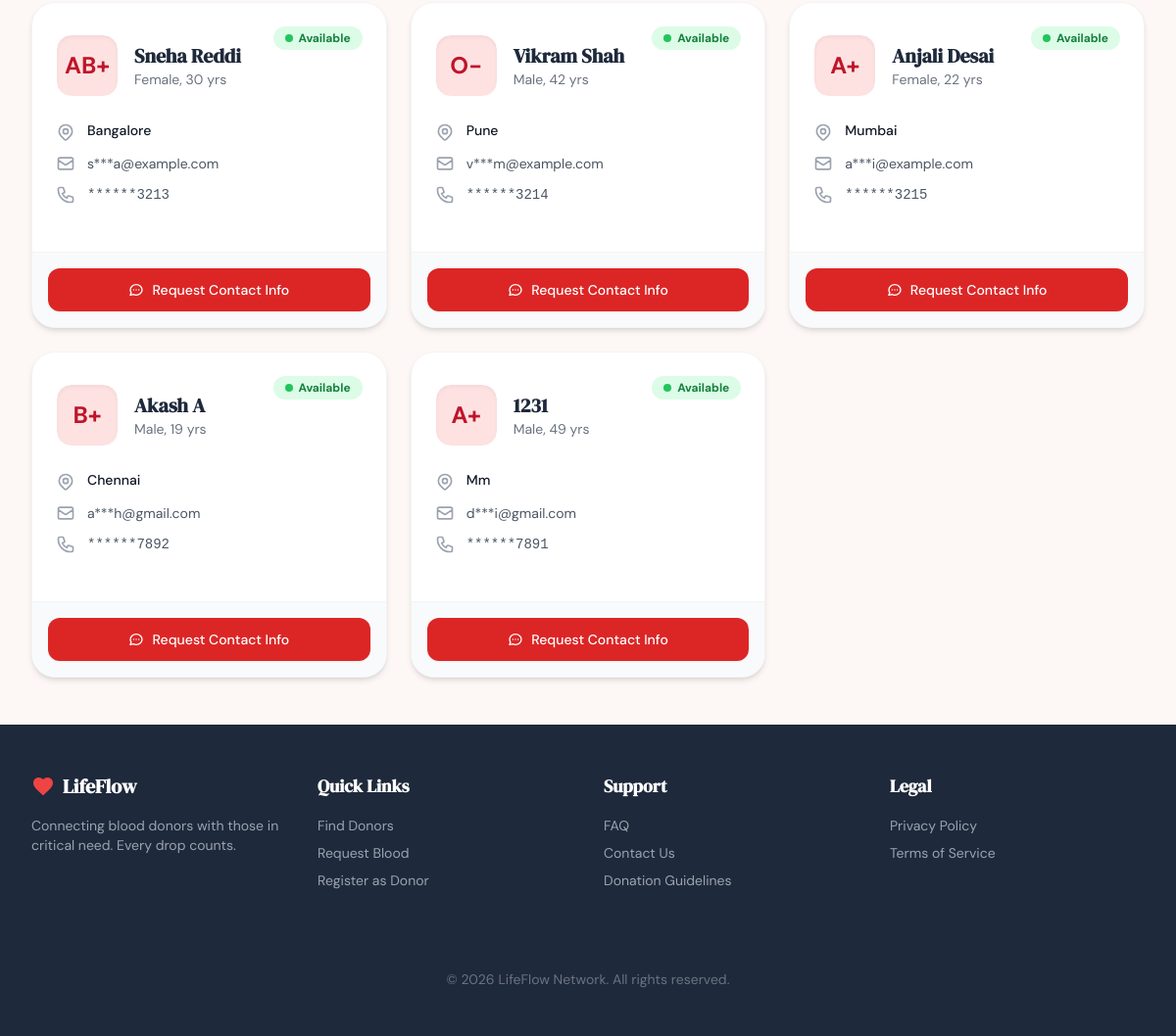
The app's page /donors (lower part), older data.
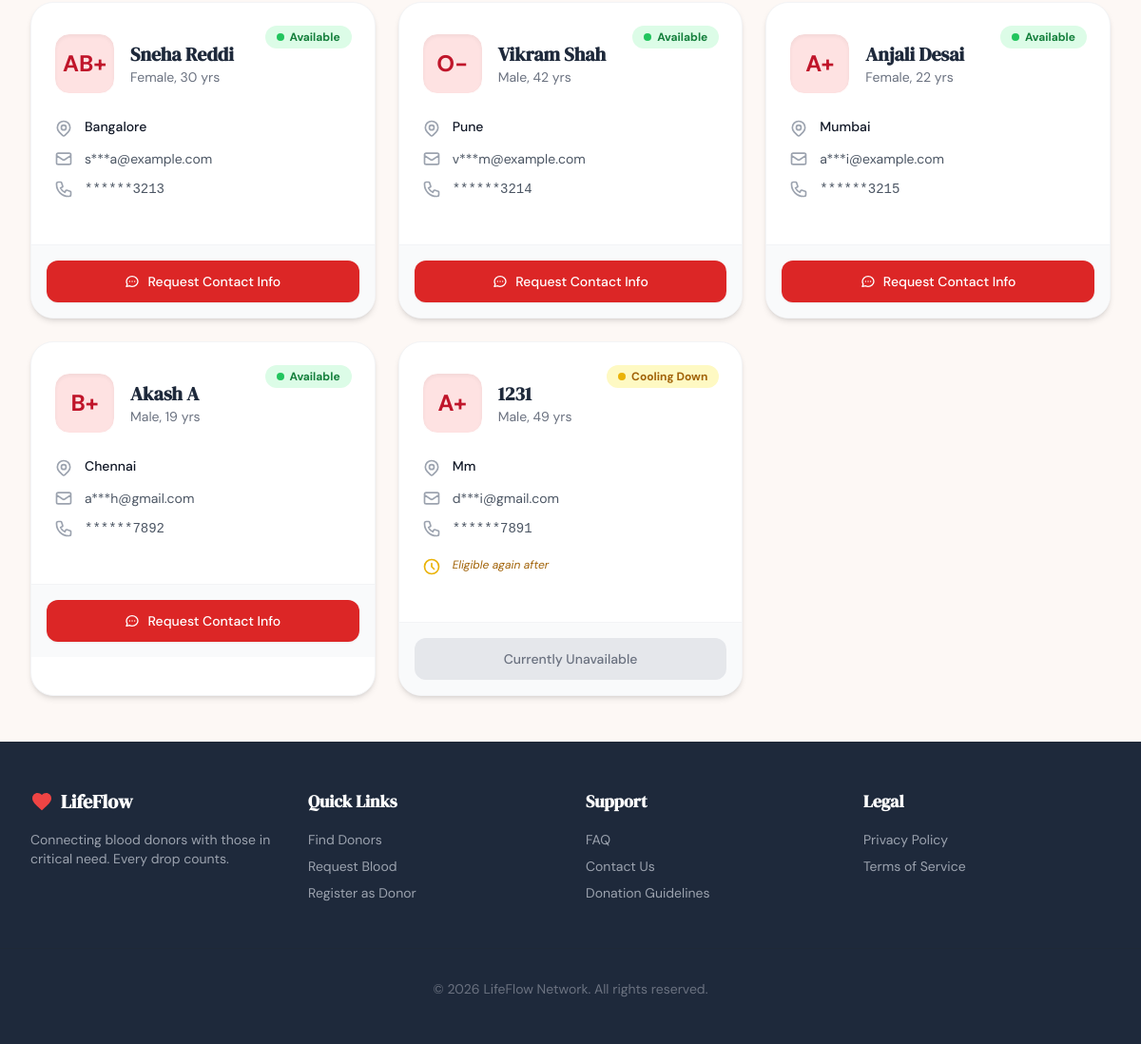
The same page, newer data.
### app.py (models this page shows)
class Donor(db.Model):
    id = db.Column(db.String(50), primary_key=True)
    user_id = db.Column(db.String(36), db.ForeignKey('user.id'), nullable=False)
    name = db.Column(db.String(100), nullable=False)
    age = db.Column(db.Integer, nullable=False)
    gender = db.Column(db.String(20), nullable=False)
    blood_type = db.Column(db.String(5), nullable=False)
    city = db.Column(db.String(100), nullable=False)
    phone = db.Column(db.String(20), nullable=False)
    email = db.Column(db.String(120), nullable=False)
    last_donation = db.Column(db.String(20), nullable=True) # YYYY-MM-DD
    medical_conditions = db.Column(db.Text, nullable=True)
    available = db.Column(db.Boolean, default=True)
    next_eligible = db.Column(db.String(20), nullable=True) # YYYY-MM-DD
    donations_count = db.Column(db.Integer, default=0)

### app.py (the view)
@app.route('/donors')
def find_donors():
    blood_group = sanitize_input(request.args.get('blood_group', ''))
    city = sanitize_input(request.args.get('city', ''))
    query = Donor.query
    if blood_group:
        query = query.filter_by(blood_type=blood_group)
    if city:
        query = query.filter(Donor.city.ilike(f"%{city}%"))
    filtered_donors = query.all()
    display_donors = []
    current_user_id = session.get('user_id')
    for d in filtered_donors:
        is_owner = (d.user_id == current_user_id)
        display_donor = {
            'id': d.id,
            'name': d.name,
            'age': d.age,
            'gender': d.gender,
            'blood_type': d.blood_type,
            'city': d.city,
            'available': d.available,
            'next_eligible': d.next_eligible,
            'phone_masked': mask_phone(d.phone, is_owner),
            'email_masked': mask_email(d.email, is_owner)
        }
        display_donors.append(display_donor)
    return render_template('find_donors.html',
                           donors=display_donors,
                           filters={'blood_group': blood_group, 'city': city})

### app.py (called while the page is built)
def sanitize_input(text):
    if text is None:
        return ""
    clean_text = markupsafe.escape(str(text).strip())
    return clean_text

def mask_phone(phone, is_owner=False):
    if not phone: return ""
    if is_owner: return phone
    phone_str = str(phone)
    if len(phone_str) < 4: return phone_str
    return "*" * (len(phone_str) - 4) + phone_str[-4:]

def mask_email(email, is_owner=False):
    if not email or '@' not in email: return ""
    if is_owner: return email
    parts = email.split('@')
    name = parts[0]
    domain = parts[1]
    if len(name) <= 1:
        masked_name = name + "***"
    else:
        masked_name = name[0] + "***" + name[-1] if len(name)>2 else name[0]+"***"
    return f"{masked_name}@{domain}"

def generate_csrf_token():
    if '_csrf_token' not in session:
        session['_csrf_token'] = str(uuid.uuid4())
    return session['_csrf_token']

@app.before_request
def update_activity():
    if 'user_id' in session and request.endpoint != 'static':
        check_session_timeout()

### templates/find_donors.html (shortened to what the changed rows need)
{% extends "base.html" %}
{% block content %}
<div class="max-w-7xl mx-auto px-4 sm:px-6 lg:px-8 py-12 min-h-[50vh]">
    {% if donors %}
    <div class="grid grid-cols-1 md:grid-cols-2 lg:grid-cols-3 gap-6">
        {% for donor in donors %}
        <div
            class="bg-white rounded-3xl shadow-md overflow-hidden border border-gray-100 hover:shadow-xl transition-all duration-300 group">
            <div class="p-6 relative">
                <div
                    class="absolute top-6 right-6 flex items-center gap-1.5 px-3 py-1 rounded-full text-xs font-bold {% if donor.available %}bg-green-100 text-green-700{% else %}bg-yellow-100 text-yellow-700{% endif %}">
                    <span
                        class="w-2 h-2 rounded-full {% if donor.available %}bg-green-500 animate-pulse{% else %}bg-yellow-500{% endif %}"></span>
                    {{ 'Available' if donor.available else 'Cooling Down' }}
                </div>
                <div class="flex items-center gap-4 mb-6 mt-2">
                    <div
                        class="w-16 h-16 rounded-2xl bg-gradient-to-br from-red-100 to-crimson-100 flex items-center justify-center text-crimson-700 font-bold text-2xl shadow-inner border border-white">
                        {{ donor.blood_type }}
                    </div>
                    <div>
                        <h3
                            class="font-serif text-xl font-bold text-ink group-hover:text-crimson-700 transition-colors">
                            {{ donor.name }}</h3>
                        <p class="text-sm text-gray-500">{{ donor.gender }}, {{ donor.age }} yrs</p>
                    </div>
                </div>
                <div class="space-y-3 mb-6">
                    <div class="flex items-start gap-3">
                        <div>
                            <p class="text-sm font-medium text-gray-900">{{ donor.city }}</p>
                        </div>
                    </div>
                    <div class="flex items-start gap-3">
                        <svg class="h-5 w-5 text-gray-400" fill="none" viewBox="0 0 24 24" stroke="currentColor">
                            <path stroke-linecap="round" stroke-linejoin="round" stroke-width="2"
                                d="M3 8l7.89 5.26a2 2 0 002.22 0L21 8M5 19h14a2 2 0 002-2V7a2 2 0 00-2-2H5a2 2 0 00-2 2v10a2 2 0 002 2z" />
                        </svg>
                        <p class="text-sm text-gray-600">{{ donor.email_masked }}</p>
                    </div>
                    <div class="flex items-start gap-3">
                        <p class="text-sm font-mono text-gray-600" id="phone-{{ donor.id }}">{{ donor.phone_masked }}
                        </p>
                    </div>
                    {% if not donor.available %}
                    <div class="flex items-start gap-3 pt-2">
                        <svg class="h-5 w-5 text-yellow-500" fill="none" viewBox="0 0 24 24" stroke="currentColor">
                            <path stroke-linecap="round" stroke-linejoin="round" stroke-width="2"
                                d="M12 8v4l3 3m6-3a9 9 0 11-18 0 9 9 0 0118 0z" />
                        </svg>
                        <p class="text-xs text-yellow-700 italic">Eligible again after {{ donor.next_eligible }}</p>
                    </div>
                    {% endif %}
                </div>
            </div>
            <div class="bg-gray-50 border-t border-gray-100 p-4">
                {% if donor.available %}
                <button onclick="contactDonor('{{ donor.id }}')" id="btn-{{ donor.id }}"
                    class="w-full flex justify-center items-center py-3 px-4 rounded-xl text-sm font-medium text-white bg-crimson-600 hover:bg-crimson-700 transition-colors shadow-sm gap-2">
                    <svg class="h-4 w-4" fill="none" viewBox="0 0 24 24" stroke="currentColor">
                        <path stroke-linecap="round" stroke-linejoin="round" stroke-width="2"
                            d="M8 12h.01M12 12h.01M16 12h.01M21 12c0 4.418-4.03 8-9 8a9.863 9.863 0 01-4.255-.949L3 20l1.395-3.72C3.512 15.042 3 13.574 3 12c0-4.418 4.03-8 9-8s9 3.582 9 8z" />
                    </svg>
                    Request Contact Info
                </button>
                {% else %}
                <button disabled
                    class="w-full flex justify-center items-center py-3 px-4 rounded-xl text-sm font-medium text-gray-500 bg-gray-200 cursor-not-allowed gap-2">
                    Currently Unavailable
                </button>
                {% endif %}
            </div>
        </div>
        {% endfor %}
    </div>
    {% endif %}
</div>
{% endblock %}

Row changes from the older to the newer data that the page shows:
changed Donor "Mm": available "Available" → "Cooling Down"; text "Request Contact Info" → "Eligible again after Currently Unavailable"
